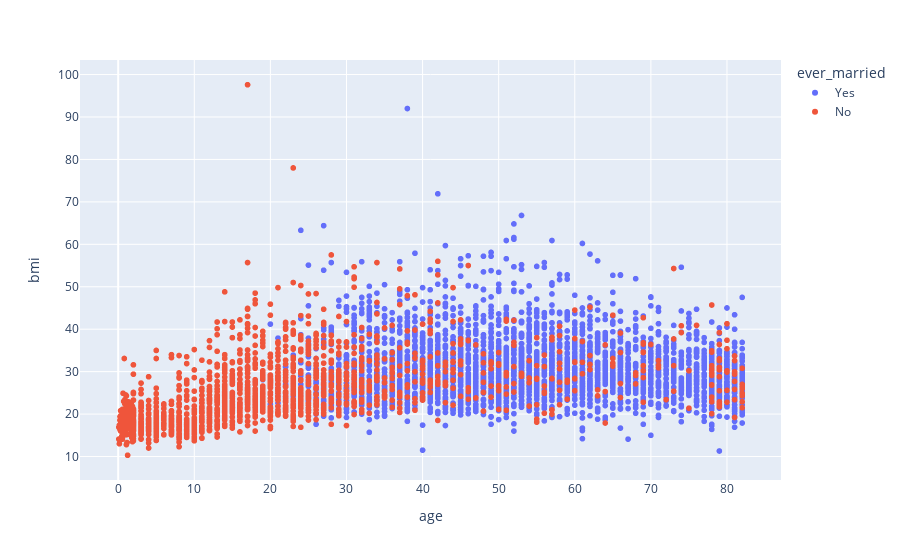

Notebook source saved alongside this figure:
### Code cell
px.scatter(data_frame = df_avc, y = 'bmi', x='age', color = 'ever_married')

### Figure 1 — Plotly figure (JSON) as saved in the notebook; plotly's stock layout.template omitted (floating-point values rounded to 4 significant figures; data arrays with more than 128 entries replaced by an {"elided": "..."} marker saying what was removed)
{"data": [{"hovertemplate": "ever_married=Yes<br>age=%{x}<br>bmi=%{y}<extra></extra>", "legendgroup": "Yes", "marker": {"color": "#636efa", "symbol": "circle"}, "mode": "markers", "name": "Yes", "showlegend": true, "type": "scattergl", "x": {"elided": "3353 int values"}, "xaxis": "x", "y": {"elided": "3353 float values"}, "yaxis": "y"}, {"hovertemplate": "ever_married=No<br>age=%{x}<br>bmi=%{y}<extra></extra>", "legendgroup": "No", "marker": {"color": "#EF553B", "symbol": "circle"}, "mode": "markers", "name": "No", "showlegend": true, "type": "scattergl", "x": {"elided": "1757 float values"}, "xaxis": "x", "y": {"elided": "1757 float values"}, "yaxis": "y"}], "layout": {"legend": {"title": {"text": "ever_married"}, "tracegroupgap": 0}, "margin": {"t": 60}, "xaxis": {"anchor": "y", "domain": [0, 1], "title": {"text": "age"}}, "yaxis": {"anchor": "x", "domain": [0, 1], "title": {"text": "bmi"}}}}
